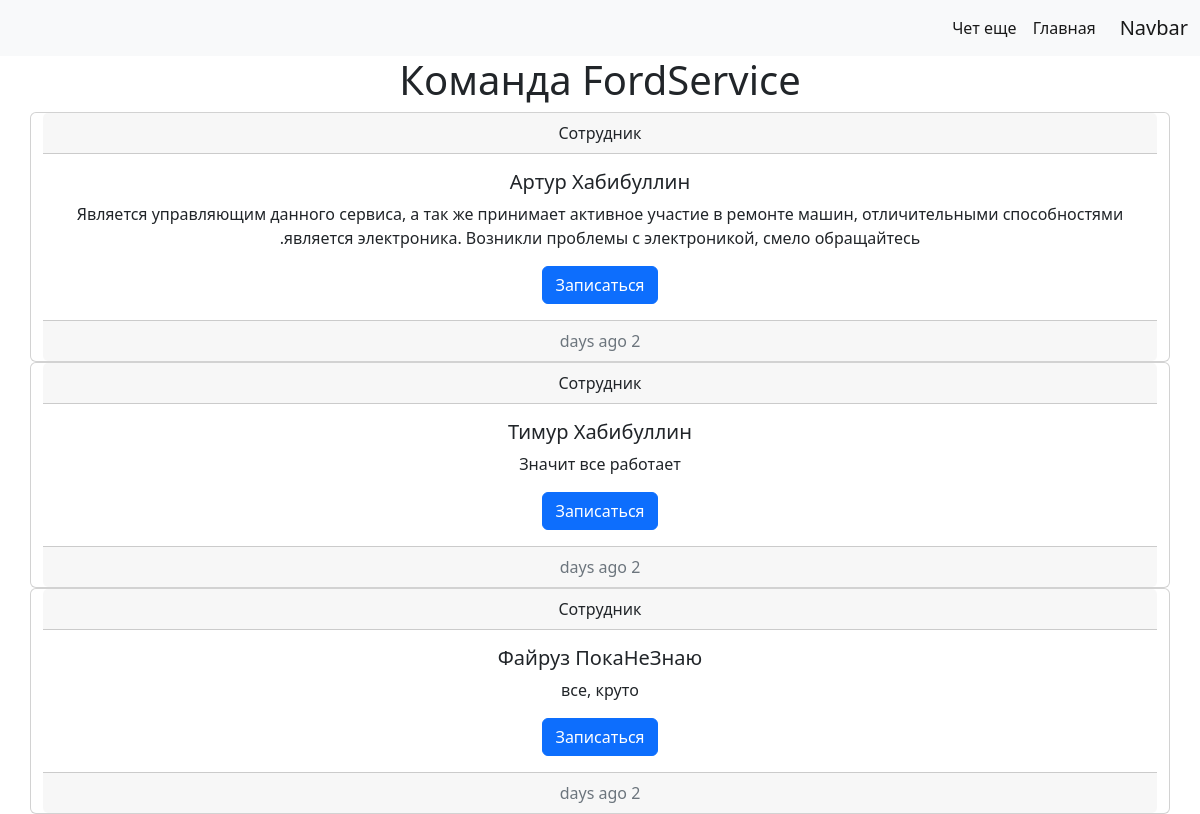
Page /team/ on the committed database.
### team/models.py (models this page shows, shortened)
class Workers(models.Model):
    name = models.CharField(max_length=64, verbose_name='Имя')
    lastname = models.CharField(max_length=64, verbose_name='Фамилия')
    position = models.CharField(max_length=64, verbose_name='Должность')
    phone = models.CharField(max_length=20, verbose_name='Телефон')
    description = models.TextField(blank=True, verbose_name='Описание сотрудника')
    photo = models.ImageField(upload_to='photos/%Y/%m/%d', verbose_name='Фото', blank=True)
    class Meta():
        verbose_name = "Работник"
        verbose_name_plural = "Работники"
        ordering = ['id']

### team/views.py (the view)
# urls.py: path('team/', include('team.urls'))
def team(request):
    workers = Workers.objects.all()
    return render(request, 'team/index.html', {'workers': workers} )

### team/templates/team/index.html (shortened to what this page needs)
<!doctype html>
<html lang="ar" dir="rtl">
  <head>
    <link rel="stylesheet" href="https://cdn.jsdelivr.net/npm/bootstrap@5.2.0/dist/css/bootstrap.rtl.min.css">
  </head>
  <body>
    <nav class="navbar navbar-expand-lg bg-light">
  <div class="container-fluid">
    <a class="navbar-brand" href="#">Navbar</a>
    <div class="collapse navbar-collapse" id="navbarSupportedContent">
      <ul class="navbar-nav me-auto mb-2 mb-lg-0">
        <li class="nav-item"><a class="nav-link active" aria-current="page" href="/">Главная</a></li>
        <li class="nav-item"><a class="nav-link active" aria-current="page" href="/">Чет еще</a></li>
      </ul>
    </div>
  </div>
</nav>
    <div class="container text-center">
        <h1> Команда FordService</h1>
        <div class="row">
            {% for item in workers %}
                <div class="card text-center">
                    <div class="card-header">
                        Сотрудник
                    </div>
                    <div class="card-body">
                        <h5 class="card-title">{{ item.name }} {{ item.lastname }}</h5>
                        <p class="card-text">{{ item.description }}</p>
                        <a href="#" class="btn btn-primary">Записаться</a>
                    </div>
                    <div class="card-footer text-muted">
                        2 days ago
                    </div>
                </div>
            {% endfor %}
        </div>
    </div>
  </body>
</html>

### rows in the picture
Workers: name "Артур", lastname "Хабибуллин", description "Является управляющим данного сервиса, а так же принимает активное участие в ремонте машин, отличительными способностями является электроника. Возникли проблемы с электроникой, смело обращайтесь."
Workers: name "Тимур", lastname "Хабибуллин", description "Значит все работает"
Workers: name "Файруз", lastname "ПокаНеЗнаю", description "все, круто"
